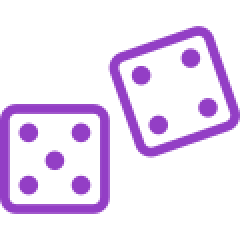
#> input picture chapter_3/images/dices.png, 120 x 120 px (shown 2 times larger)
$ python contours_non_binary.py
#> lines starting #> are read from the running program, lines starting #| are printed output that depends on the picture; after the words box and inside, x2 and y2 are one past the last pixel; in counts of white or black regions, pixels touching at a corner belong together
from matplotlib import pyplot as plt
from skimage import measure, filters
from skimage.color.colorconv import rgba2rgb, rgb2gray
from utils import show_image
import numpy as np

image_dice = plt.imread('images/dices.png')
#> image_dice is the input picture: shape (120, 120, 4) float32; mean R, G, B, A 0.118, 0.049, 0.158, 0.17

# Make the image grayscale
image_dice = rgb2gray(rgba2rgb(image_dice))
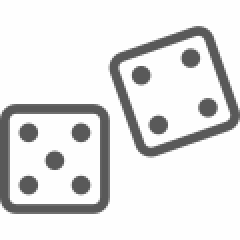
#> image_dice: shape (120, 120) float32 (shown 2 times larger); min 0.352, max 1, mean 0.89

# Obtain the optimal thresh value
thresh = filters.threshold_otsu(image_dice)
#> thresh = 0.687

# Apply thresholding
binary = image_dice > thresh
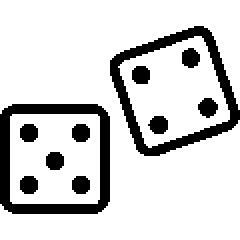
#> binary: shape (120, 120) bool (shown 2 times larger); 82.8% white; 11 black regions, largest, box (x1, y1, x2, y2) and area: (0, 52, 55, 107) 942, (55, 13, 120, 78) 913, (99, 49, 109, 59) 72

# Find contours at a constant value of 0.8
contours = measure.find_contours(binary, 0.8)
#> contours = 13 point arrays, longest 255 points

# show_image(image_dice)

# Create list with the shape of each contour
shape_contours = [cnt.shape[0] for cnt in contours]
#> shape_contours = [255, 225, 39, 37, 41, 175, 181, 39, 37, 37, 37, 37, 37]

# Set 50 as the maximum size of the dots shape
max_dots_shape = 50

# Count dots in contours excluding bigger than dots size
dots_contours = [cnt for cnt in contours if np.shape(cnt)[0] < max_dots_shape]
#> dots_contours = 9 point arrays, longest 41 points

print("Dice's dots number: {}. ".format(len(dots_contours)))
#| Dice's dots number: 9.
